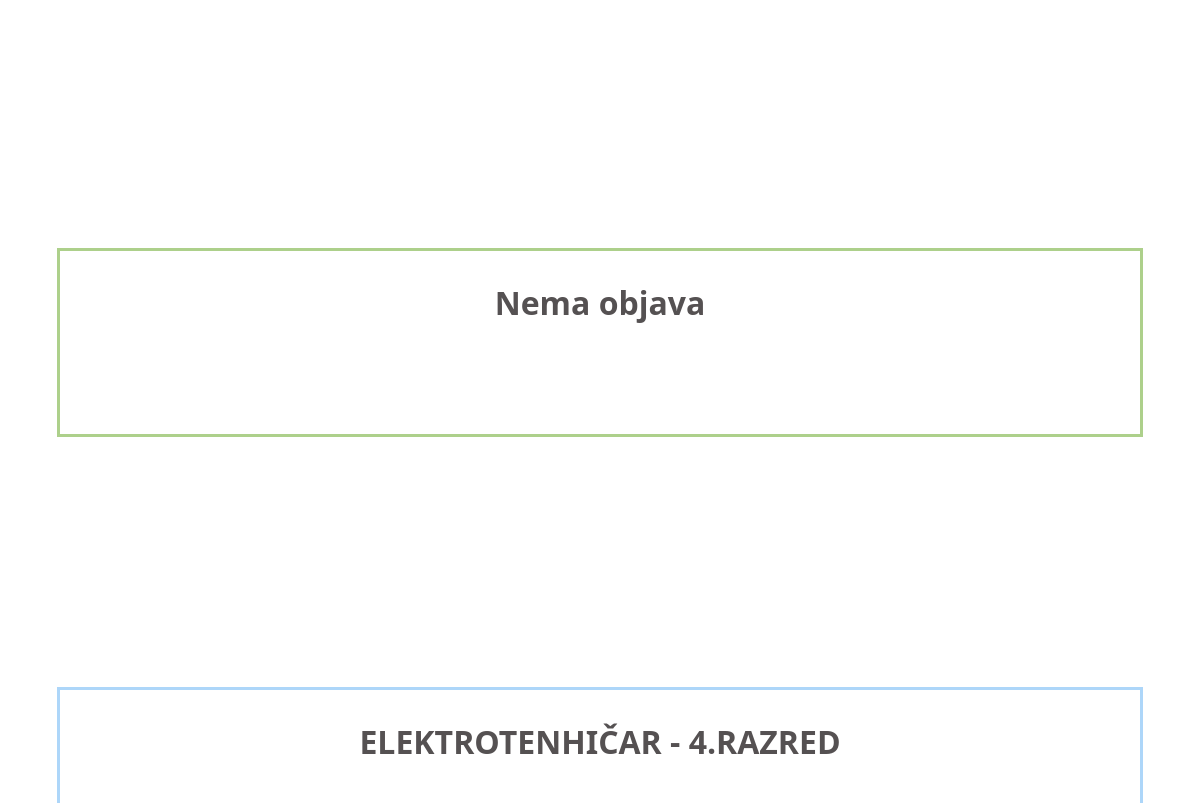
/cetvrti.php (middle part), run on an earlier commit of the app's database.
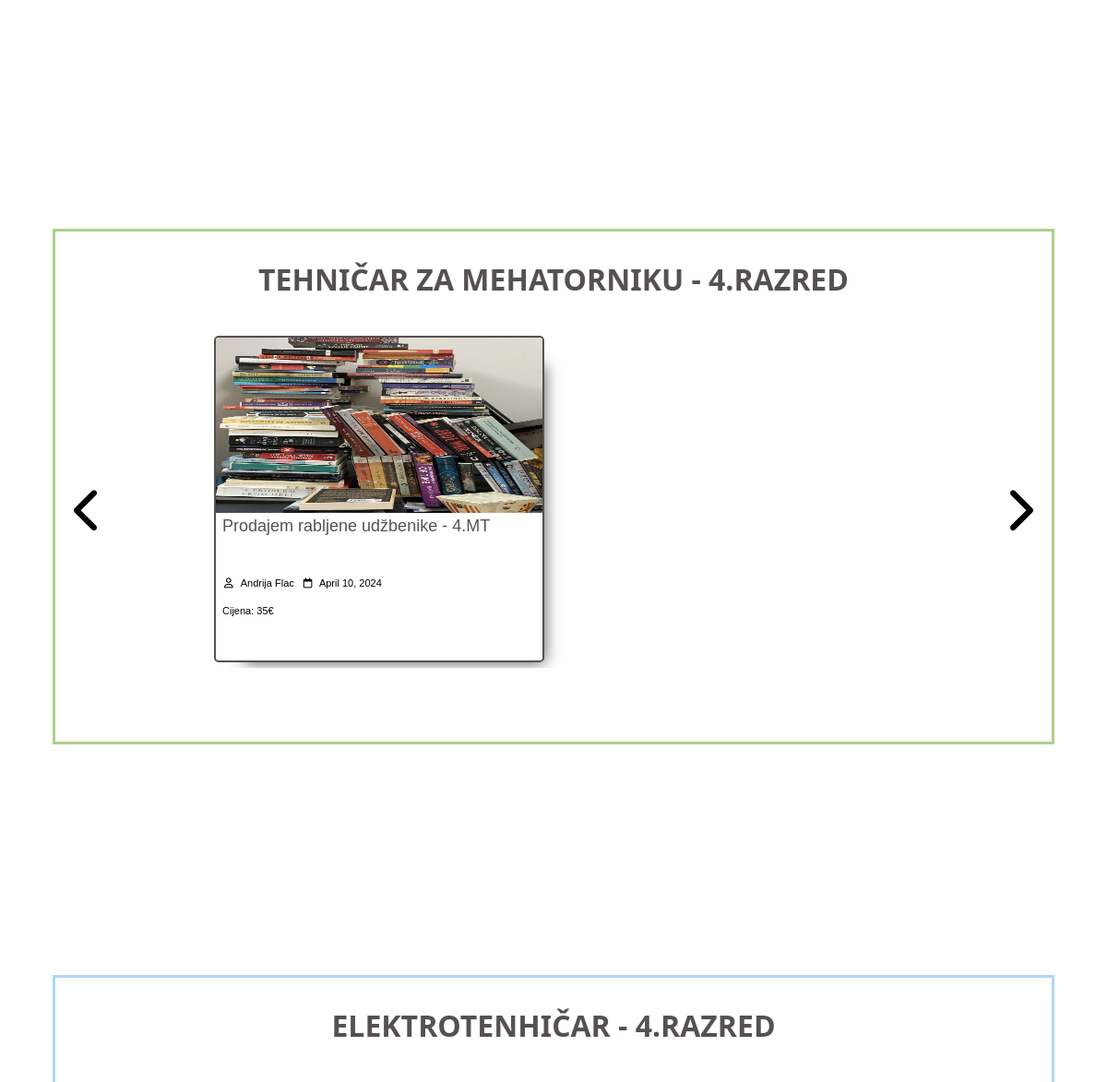
And on a later commit of the database.
### tables this page shows
CREATE TABLE `objave` (
  `id` int(11) NOT NULL,
  `korisnik_id` int(11) NOT NULL,
  `naslov` varchar(50) NOT NULL,
  `razred` int(1) NOT NULL,
  `smjer` varchar(2) NOT NULL,
  `kontakt` varchar(25) DEFAULT NULL,
  `cijena` int(255) NOT NULL,
  `datum` datetime NOT NULL DEFAULT current_timestamp(),
  `opis` text NOT NULL,
  `slika` varchar(255) NOT NULL
);

CREATE TABLE `korisnici` (
  `id` int(11) NOT NULL,
  `admin` tinyint(4) NOT NULL,
  `email` varchar(50) NOT NULL,
  `password` varchar(255) NOT NULL,
  `ime` varchar(30) NOT NULL,
  `prezime` varchar(30) NOT NULL,
  `razred` int(11) NOT NULL,
  `smjer` varchar(50) NOT NULL
);

### aplikacija/baza/funkcije.php (called while the page is built, shortened)
<?php
require('konekcija.php');
function izvršiUpit($sql, $podaci)
{
    global $konek;
    $stmt = $konek->prepare($sql);
    $vrijednosti = array_values($podaci);
    $tipovi = !empty($vrijednosti) ? str_repeat('s', count($vrijednosti)) : '';
    if (!empty($tipovi)) {
        $stmt->bind_param($tipovi, ...$vrijednosti);
    }
    $stmt->execute();
    return $stmt;
}
function odaberiSve($tablica, $uvijeti = [])
{
    $sql = "SELECT * FROM $tablica";
    if (!empty($uvijeti)) {
        $sql .= " WHERE ";
        $i = 0;
        foreach ($uvijeti as $key => $value) {
            if ($i > 0) {
                $sql .= " AND ";
            }
            $sql .= "$key=?";
            $i++;
        }
    }
    $stmt = izvršiUpit($sql, $uvijeti);
    $result = $stmt->get_result();
    $podaci = $result->fetch_all(MYSQLI_ASSOC);
    return $podaci;
}
function odaberiJedan($tablica, $uvijet)
{
    $sql = "SELECT * FROM $tablica";
    $i = 0;
    foreach ($uvijet as $key => $value) {
        if ($i === 0) {
            $sql = $sql . " WHERE $key=?";
        } else {
            $sql = $sql . " AND $key=?";
        }
        $i++;
    }
    $sql = $sql . " LIMIT 1";
    $stmt = izvršiUpit($sql, $uvijet);
    $podaci = $stmt->get_result()->fetch_assoc();
    return $podaci;
}
?>

### cetvrti.php (the view, shortened to what this page needs)
<?php
include(ROOT_PATH . "/aplikacija/baza/funkcije.php");
$objave_mehatronika = odaberiSve('objave', ['razred' => 4 , 'smjer' => 'MT']);
$objave_eletrotehnika = odaberiSve('objave', ['razred' => 4 , 'smjer' => 'ET']);
?>
<!DOCTYPE html>
<html lang="en">
<head>
    <link rel="stylesheet" href="dodaci/css/razred.css" />
</head>
<body>
    <?php include("aplikacija/umetci/zaglavlje.php")?>
    <div class="okvir-slidera">
        <div class="slider-objave" id="mehatronika">
            <?php if (!empty($objave_mehatronika)): ?>
            <h1 class="naslov-slider">TEHNIČAR ZA MEHATORNIKU - 4.RAZRED</h1>
            <i class="fas fa-chevron-left prosla-mehici"></i>
            <i class="fas fa-chevron-right sljedeca-mehici"></i>
            <div class="okvir-objava-mehici">
                <?php foreach ($objave_mehatronika as $objava):?>
                <div class="objava">
                    <img src="<?php echo 'dodaci/slike/' .$objava ['slika'] ?>"
                        alt="Dogodila se greška kod učitavanja slike!" class="slika-objava" />
                    <br>
                    <div class="objava-opis">
                        <a href="objava.php?id=<?php echo $objava['id']; ?>">
                            <?php echo $objava['naslov'] ?></a>
                        <br>
                        <i class="far fa-user"></i> <a href="" class="ime-autora"></a><?php $korisnik_id = $objava['korisnik_id'];
                                    $korisnik = odaberiJedan('korisnici',['id' => $korisnik_id ]);
                                    echo ($korisnik['ime']. ' ' . $korisnik['prezime']);
                            ?></a>
                        <i class="far fa-calendar"></i><a href="" class="datum-objave"></a>
                        <?php echo date('F j, Y', strtotime($objava['datum']));?></a></a>
                        <br>
                        <a href="" class="datum-objave"></a>Cijena: <?php  echo $objava['cijena']?>€</a>
                    </div>
                </div>
                <?php endforeach;?>
            </div>
            <?php else: ?>
            <h1 class="naslov-slider">Nema objava</h1>
            <?php endif; ?>
        </div>
        <div class="slider-objave" id="elektrotehnika">
            <?php if (!empty($objave_eletrotehnika)): ?>
            <h1 class="naslov-slider">ELEKTROTENHIČAR - 4.RAZRED</h1>
            <div class="okvir-objava-elektrici">
            </div>
            <?php else: ?>
            <h1 class="naslov-slider">Nema objava</h1>
            <?php endif; ?>
        </div>
    </div>
</body>
</html>

What changed in the data, as far as the page shows it:
added objave: slika (picture), naslov "Prodajem rabljene udžbenike - 4.MT", korisnik.ime "Andrija", korisnik.prezime "Flac", datum "April 10, 2024", cijena "35"
Also different on the page:
text no longer shown: "Nema objava"
text now shown: "TEHNIČAR ZA MEHATORNIKU - 4.RAZRED"
